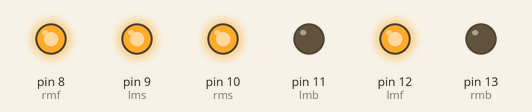
Recording of a sketch running on a simulated Arduino Uno, built with avr-gcc and run on an emulated ATmega328P. Parts: output pins drawn as LEDs (lit = HIGH).

Above: at 0.1 s.
Timing chart, 0 to 1.6 s (numbered marks = the images above):
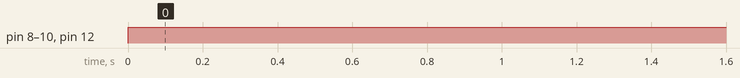

Measured:
- by itself, pin 8 (rmf), pin 9 (lms), pin 10 (rms), pin 12 (lmf): LOW → HIGH at 0.00 s

The sketch:

motor_straight.ino
```cpp
int rms=10;
int rmf=8;
int rmb=13;

int lms=9;
int lmf=12;
int lmb=11;

void setup() {
 pinMode(rmf,OUTPUT);
 pinMode(rmb,OUTPUT);
 pinMode(lmf,OUTPUT);
 pinMode(lmb,OUTPUT);
 pinMode(rms,OUTPUT);
 pinMode(lms,OUTPUT);
}

void loop() {


       digitalWrite(rmf,HIGH);
       digitalWrite(rmb,LOW);

       digitalWrite(lmf,HIGH);
       digitalWrite(lmb,LOW);

       analogWrite(rms,255);
       analogWrite(lms,255);

}
```
